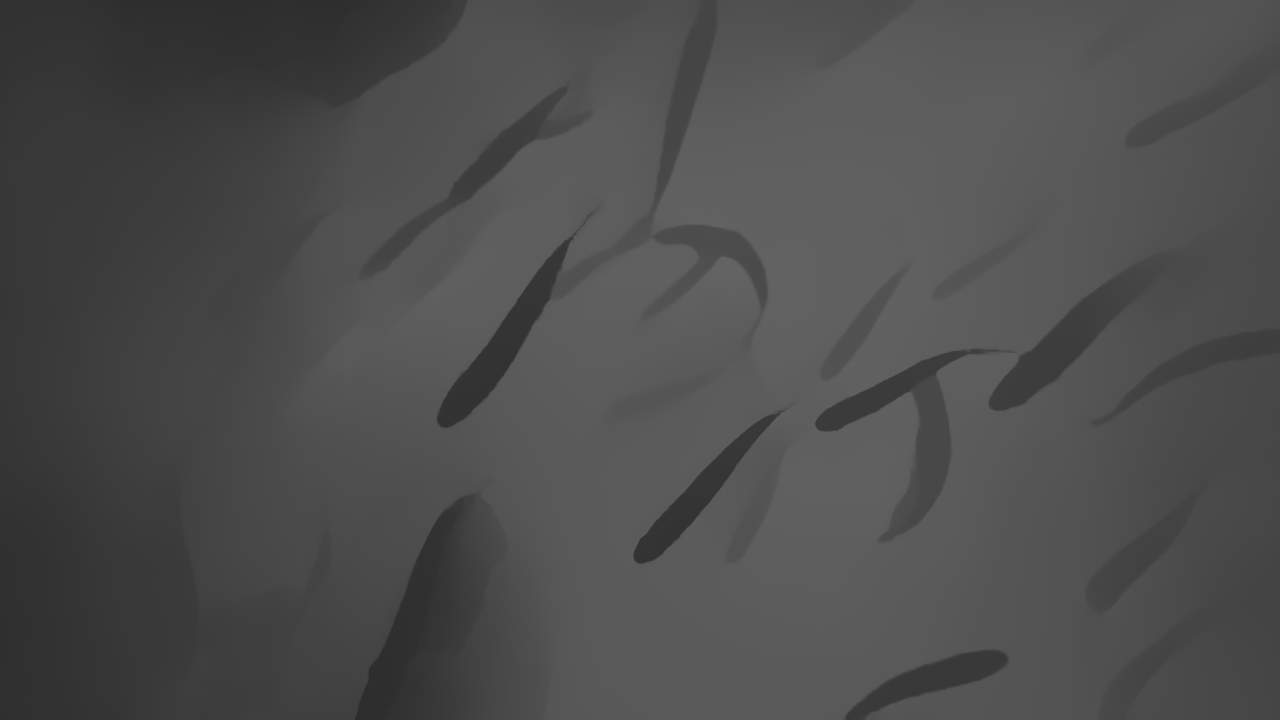
#> input picture HD720_SN15044540_14-44-20/justtiff/0019_f005840_depth_raw.tiff, 1280 x 720 px
$ jupyter execute --allow-errors size.ipynb
#> lines starting #> are read from the running program, lines starting #| are printed output that depends on the picture
[cell 1]
import numpy as np
import cv2
import matplotlib.pyplot as plt
from PIL import Image, ImageEnhance
from ultralytics import YOLO, SAM
from skimage.morphology import skeletonize
from skimage.graph import pixel_graph
from scipy.spatial.distance import euclidean
import matplotlib.patches as patches
import random
import os
from pathlib import Path
from scipy import ndimage
from skimage.graph import pixel_graph
from skimage.morphology import skeletonize

[cell 2]
def load_depth_map(depth_path):
    """
    Load ZED depth map. ZED saves depth as:
    - .png  → 16-bit, values in mm
    - .npy  → float32, values in mm
    - .pfm  → float32, values in mm
    Resize to match 512×512 if needed.
    """
    if depth_path.endswith('.npy'):
        depth = np.load(depth_path)
    else:
        depth = cv2.imread(depth_path, cv2.IMREAD_ANYDEPTH).astype(np.float32)
#> depth is the input picture: shape (720, 1280) float32; min 0.178, max 0.393, mean 0.305


    valid = depth[(depth > 0) & np.isfinite(depth)]

    print(f"  Depth raw stats:")
    print(f"    min={valid.min():.2f}, max={valid.max():.2f}, "
          f"mean={valid.mean():.2f}, median={np.median(valid):.2f}")
#|     min=0.18, max=0.39, mean=0.31, median=0.32
    # ── auto-detect scale ──────────────────────────────────────
    median_val = np.median(valid)
#> median_val = 0.318

    if median_val < 10:
        # likely in metres → convert to mm
        print(f"    → Detected metres, converting ×1000")
        depth = depth * 1000
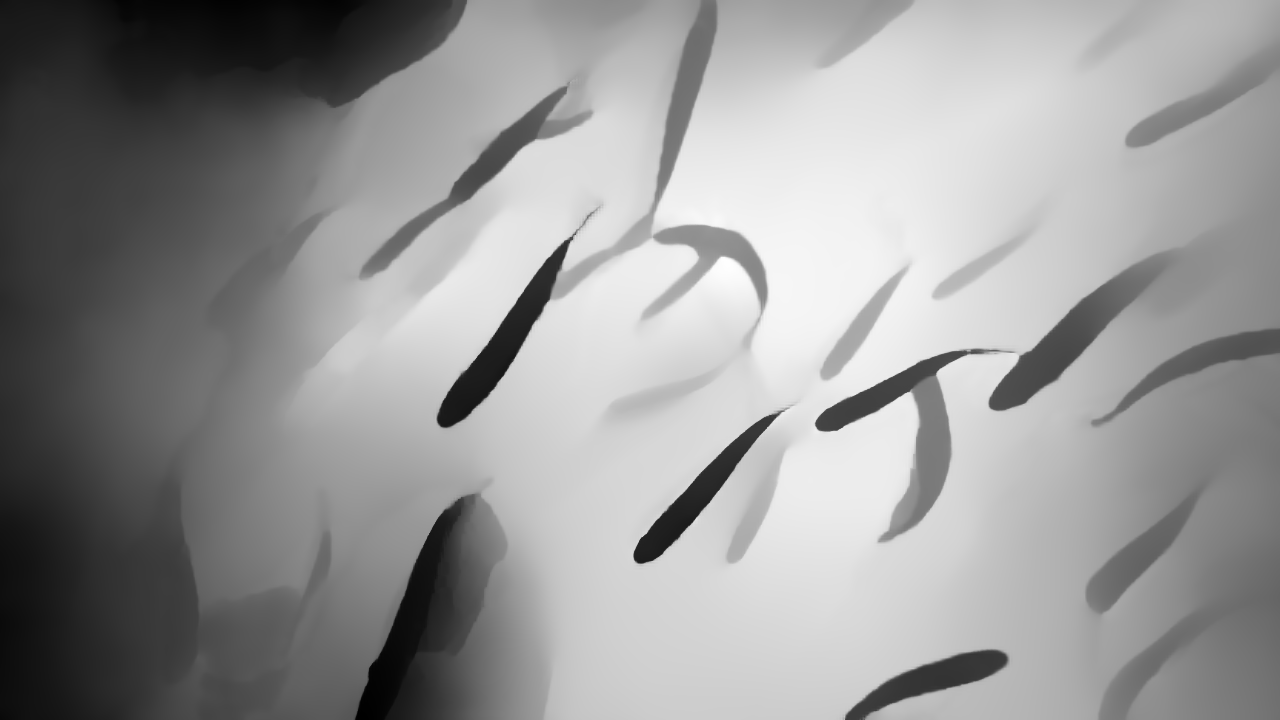
#> depth: shape (720, 1280) float32; min 177.6, max 392.8, mean 305; drawn with min black and max white
    elif median_val < 100:
        # likely in cm → convert to mm
        print(f"    → Detected centimetres, converting ×10")
        depth = depth * 10
    elif median_val > 50000:
        # already large — possibly micrometres?
        print(f"    ⚠️  Unusually large values — check sensor units")
    else:
        print(f"    → Assumed millimetres, no conversion")

    return depth

x=load_depth_map("HD720_SN15044540_14-44-20/justtiff/0019_f005840_depth_raw.tiff")

[cell 3]
# CONFIGURATION

IMAGE_PATH = "HD720_SN15044540_14-44-20/masked_image/left/0015_f004611_left_seed512.png"           # 1280×720 RGB image
DEPTH_PATH = "HD720_SN15044540_14-44-20/justtiff/0015_f004611_depth_raw.tiff"     # depth map same size (mm, float32)
YOLO_MODEL = "best.pt"

# Camera intrinsics (ZED calibration)``

fx=773.335
fy=773.59
cx=653.055
cy=354.457
k1=-0.0320652
k2=0.00802689
k3=0.0182561
k4=-0.0147054

K = np.array([[fx, 0, cx],
              [0, fy, cy],
              [0,  0,  1]], dtype=np.float64)
D = np.array([k1, k2, k3, k4], dtype=np.float64)

ORIG_W,    ORIG_H    = 1280, 720

[cell 4]
# ══════════════════════════════════════════════════════════════════════════════
# STEP 1 — Load image & depth map
# ══════════════════════════════════════════════════════════════════════════════
print("── Step 1: Loading image and depth map ──")

image_orig = np.array(Image.open(IMAGE_PATH).convert("RGB"))  # (720, 1280, 3)
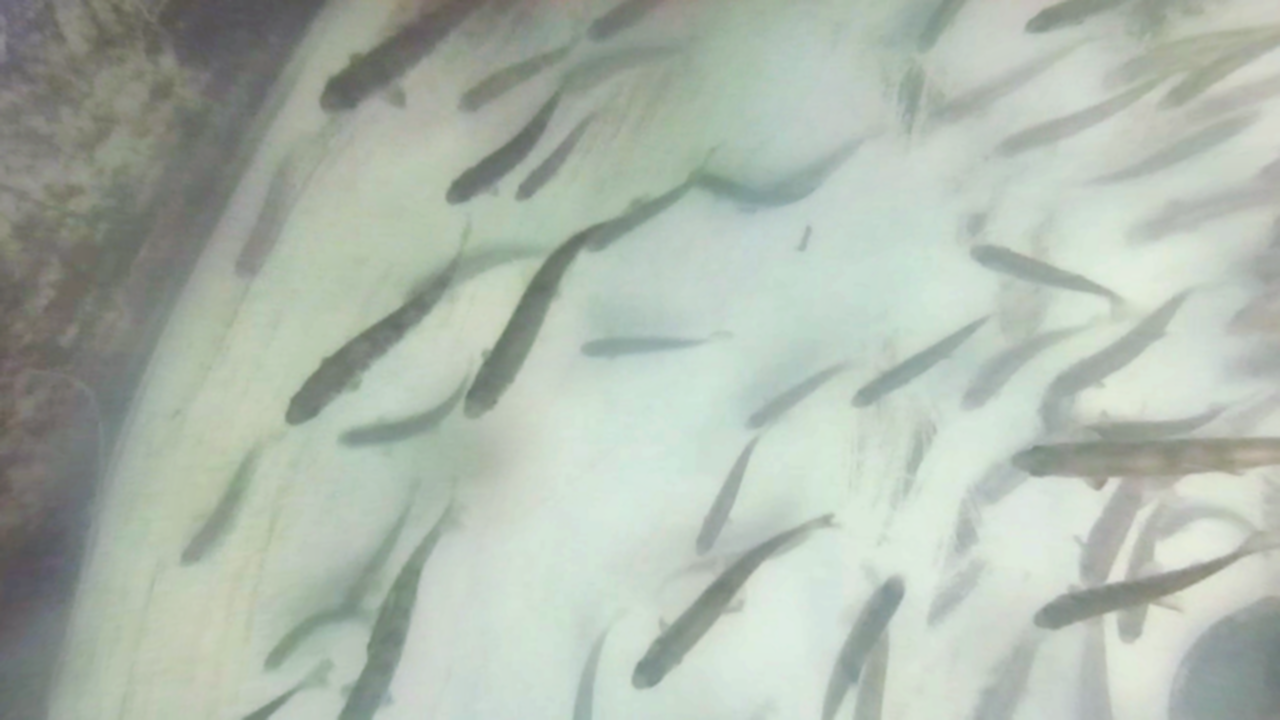
#> input picture HD720_SN15044540_14-44-20/masked_image/left/0015_f004611_left_seed512.png, 1280 x 720 px
#> image_orig is the input picture: shape (720, 1280, 3); mean R, G, B 174.5, 184.5, 173.4

if DEPTH_PATH.endswith('.npy'):
    depth_orig = np.load(DEPTH_PATH).astype(np.float32)        # (720, 1280)
else:
    depth_orig = cv2.imread(DEPTH_PATH, cv2.IMREAD_ANYDEPTH).astype(np.float32)
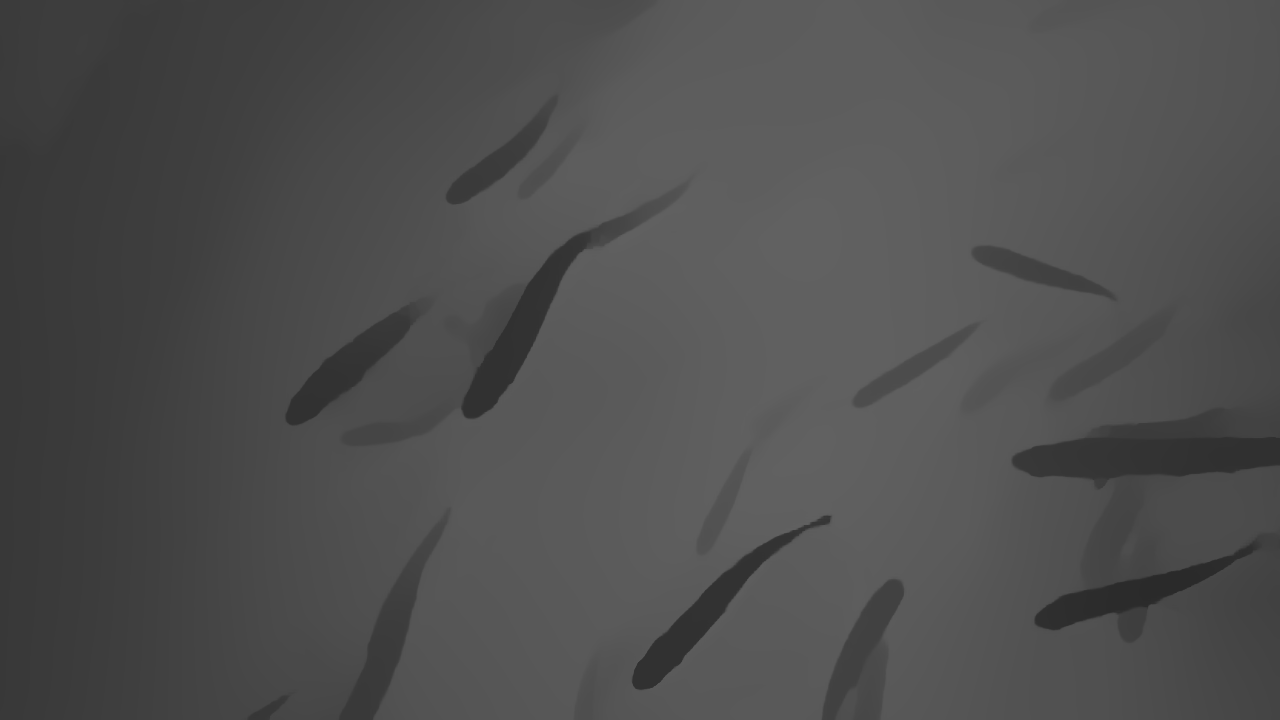
#> input picture HD720_SN15044540_14-44-20/justtiff/0015_f004611_depth_raw.tiff, 1280 x 720 px
#> depth_orig is the input picture: shape (720, 1280) float32; min 0.167, max 0.384, mean 0.311

assert depth_orig.shape[:2] == (ORIG_H, ORIG_W), \
    f"Depth map must be {ORIG_H}×{ORIG_W}, got {depth_orig.shape}"
depth_orig = depth_orig * 1000
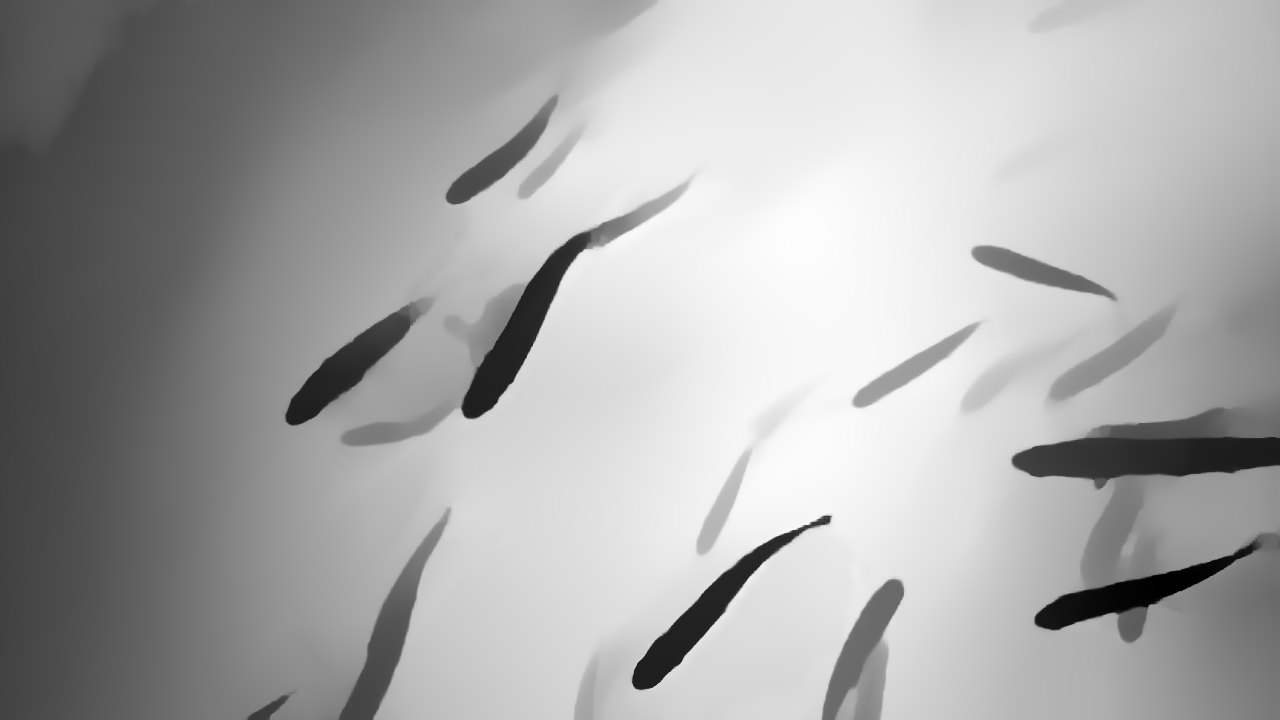
#> depth_orig: shape (720, 1280) float32; min 166.5, max 383.9, mean 310.5; drawn with min black and max white

print(f"  Image shape : {image_orig.shape}")
#|   Image shape : (720, 1280, 3)
print(f"  Depth shape : {depth_orig.shape}")
#|   Depth shape : (720, 1280)
print(f"  Depth range : {np.nanmin(depth_orig):.1f} – {np.nanmax(depth_orig):.1f} mm")
#|   Depth range : 166.5 – 383.9 mm

[cell 5]
#Display original image and depth map

fig, (ax1, ax2) = plt.subplots(1, 2)

# 3. Display images in their respective subplots
ax1.imshow(image_orig)
ax1.set_title('Top Image')
ax1.axis('off')  # Optional: hide axes labels/ticks

ax2.imshow(depth_orig)
ax2.set_title('Bottom Image')
ax2.axis('off')

# 4. Display the final layout
plt.tight_layout() # Prevents titles from overlapping
plt.show()

[cell 6]
# ══════════════════════════════════════════════════════════════════════════════
# STEP 2 — YOLO detection on original 1280×720 image
# ══════════════════════════════════════════════════════════════════════════════
print("\n── Step 2: YOLO detection ──")

#> (the rest of this cell did not finish here and is left out)

[cell 7]
# VISUALIZATION: Show YOLO boxes before filtering boxes that are close to image borders

image = Image.open(IMAGE_PATH)
fig, ax = plt.subplots(1, figsize=(12, 8))
ax.imshow(image)

#> (the rest of this cell did not finish here and is left out)

[cell 8]
#Define a margin and cutoff boxes that are too close to the borders
image = cv2.imread(IMAGE_PATH)
h, w = image.shape[:2]
#> h = 720; w = 1280

#Define a small margin (optional)
# Set to 0 if you only want to drop boxes touching the absolute edge
margin = 2

# [4 lines left out: function is_not_cutoff, not called in this run]

#Filter  original boxes
# Assuming boxes_orig is a list or array of [x1, y1, x2, y2]
#> (the rest of this cell did not finish here and is left out)

[cell 9]
# ══════════════════════════════════════════════════════════════════════════════
# HELPER FUNCTIONS: Undistortion, back-projection, skeleton tracing, arc length calculation
# Used to go from 2D skeleton pixels → 3D points → arc length in mm
# applied during final length estimates from skeletonized masks
# ══════════════════════════════════════════════════════════════════════════════

# [49 lines left out: functions undistort_point, pixel_to_3d, trace_skeleton_path, not called in this run]

[cell 10]
# 3D arc length calculation: Sum Euclidean distances between consecutive 3D points along the skeleton path
# We have three versions:
# 1. arc_length_3d: Basic version using raw depth values at each pixel
# 2. arc_length_3d_1: Sanity check using straight-line pixel distance and median depth to estimate mm per pixel
# 3. arc_length_3d_smoothed: Uses a moving average to smooth depth noise before calculating distances

# [87 lines left out: functions arc_length_3d, arc_length_3d_1, arc_length_3d_smoothed, not called in this run]

[cell 11]
#Helper functions to analyze mask shape and skeleton for signs of two fish crossing/overlapping

# [61 lines left out: functions analyze_mask_shape, is_crossed_mask, not called in this run]

from skimage.morphology import skeletonize
import networkx as nx
from scipy.ndimage import label

# [27 lines left out: function analyze_skeleton, not called in this run]


def is_crossed_skeleton(skel_metrics):
    """A clean single fish has 0 branch points and exactly 2 endpoints"""
    return skel_metrics["n_branch_points"] > 0 or skel_metrics["n_endpoints"] > 2
# [19 lines left out: function check_fish_mask, not called in this run]

[cell 12]
# [34 lines left out: function visualize_cross_detection, not called in this run]

#> (the rest of this cell did not finish here and is left out)

[cell 13]
# [40 lines left out: function keep_largest_blobs, not called in this run]

[cell 14]
# ══════════════════════════════════════════════════════════════════════════════
# FINAL STEP: For each mask, skeletonize and calculate length in pixels and mm using depth map
# Skeletonize → pixel length → mm  (one fish at a time)
# ══════════════════════════════════════════════════════════════════════════════
print("\n──  Skeleton + measurement ──")
from scipy import ndimage
from scipy import ndimage
from skimage.graph import pixel_graph
from skimage.morphology import skeletonize
from skimage import morphology
results = []

#> (the rest of this cell did not finish here and is left out)

[cell 15]
# Print depth values under the skeleton to spot the problem
# [37 lines left out: function sanity_check_depth, not called in this run]
#> (the rest of this cell did not finish here and is left out)

[cell 16]
# ══════════════════════════════════════════════════════════════════════════════
# VISUALIZATION — all fish in one figure
# ══════════════════════════════════════════════════════════════════════════════
print("\n── Visualization ──")

n = len(results)
#> (the rest of this cell did not finish here and is left out)

[cell 17]
# ── Final summary ──────────────────────────────────────────────────────────────
print("\n══ RESULTS SUMMARY ══")
for r in results:
    print(f"  Fish {r['fish_id']}: {r['length_px']:.0f} px → {r['length_mm']:.1f} mm ({r['length_mm']/10:.2f} cm)")
